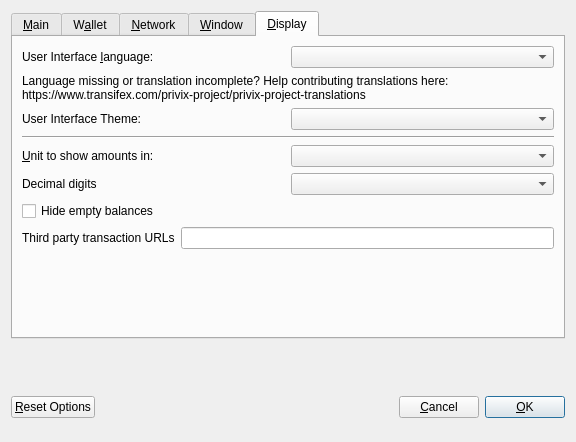
<?xml version="1.0" encoding="UTF-8"?>
<ui version="4.0">
 <class>OptionsDialog</class>
 <widget class="QDialog" name="OptionsDialog">
  <property name="geometry">
   <rect>
    <x>0</x>
    <y>0</y>
    <width>576</width>
    <height>442</height>
   </rect>
  </property>
  <property name="windowTitle">
   <string>Options</string>
  </property>
  <property name="modal">
   <bool>true</bool>
  </property>
  <layout class="QVBoxLayout" name="verticalLayout">
   <item>
    <widget class="QTabWidget" name="tabWidget">
     <property name="currentIndex">
      <number>4</number>
     </property>
     <widget class="QWidget" name="tabMain">
      <attribute name="title">
       <string>&amp;Main</string>
      </attribute>
      <layout class="QVBoxLayout" name="verticalLayout_Main">
       <item>
        <widget class="QCheckBox" name="bitcoinAtStartup">
         <property name="toolTip">
          <string>Automatically start Privix after logging in to the system.</string>
         </property>
         <property name="text">
          <string>&amp;Start Privix on system login</string>
         </property>
        </widget>
       </item>
       <item>
        <layout class="QHBoxLayout" name="horizontalLayout_2_Main">
         <item>
          <widget class="QLabel" name="databaseCacheLabel">
           <property name="text">
            <string>Size of &amp;database cache</string>
           </property>
           <property name="textFormat">
            <enum>Qt::PlainText</enum>
           </property>
           <property name="buddy">
            <cstring>databaseCache</cstring>
           </property>
          </widget>
         </item>
         <item>
          <widget class="QSpinBox" name="databaseCache"/>
         </item>
         <item>
          <widget class="QLabel" name="databaseCacheUnitLabel">
           <property name="text">
            <string>MB</string>
           </property>
           <property name="textFormat">
            <enum>Qt::PlainText</enum>
           </property>
          </widget>
         </item>
         <item>
          <spacer name="horizontalSpacer_2_Main">
           <property name="orientation">
            <enum>Qt::Horizontal</enum>
           </property>
           <property name="sizeHint" stdset="0">
            <size>
             <width>40</width>
             <height>20</height>
            </size>
           </property>
          </spacer>
         </item>
        </layout>
       </item>
       <item>
        <layout class="QHBoxLayout" name="horizontalLayout_3_Main">
         <item>
          <widget class="QLabel" name="threadsScriptVerifLabel">
           <property name="text">
            <string>Number of script &amp;verification threads</string>
           </property>
           <property name="textFormat">
            <enum>Qt::PlainText</enum>
           </property>
           <property name="buddy">
            <cstring>threadsScriptVerif</cstring>
           </property>
          </widget>
         </item>
         <item>
          <widget class="QSpinBox" name="threadsScriptVerif">
           <property name="toolTip">
            <string>(0 = auto, &lt;0 = leave that many cores free)</string>
           </property>
          </widget>
         </item>
         <item>
          <spacer name="horizontalSpacer_3_Main">
           <property name="orientation">
            <enum>Qt::Horizontal</enum>
           </property>
           <property name="sizeHint" stdset="0">
            <size>
             <width>40</width>
             <height>20</height>
            </size>
           </property>
          </spacer>
         </item>
        </layout>
       </item>
       <item>
        <spacer name="verticalSpacer_2">
         <property name="orientation">
          <enum>Qt::Vertical</enum>
         </property>
         <property name="sizeHint" stdset="0">
          <size>
           <width>20</width>
           <height>40</height>
          </size>
         </property>
        </spacer>
       </item>
       <item>
        <layout class="QHBoxLayout" name="horizontalLayout_3"/>
       </item>
      </layout>
     </widget>
     <widget class="QWidget" name="tabWallet">
      <attribute name="title">
       <string>W&amp;allet</string>
      </attribute>
      <layout class="QVBoxLayout" name="verticalLayout_Wallet">
       <item>
        <layout class="QHBoxLayout" name="horizontalLayout_2_Wallet">
         <item>
          <widget class="QLabel" name="labelStakeSplitThresholdText">
           <property name="text">
            <string>Stake split threshold:</string>
           </property>
          </widget>
         </item>
         <item>
          <widget class="QSpinBox" name="spinBoxStakeSplitThreshold">
           <property name="minimum">
            <number>1</number>
           </property>
           <property name="maximum">
            <number>999999</number>
           </property>
          </widget>
         </item>
        </layout>
       </item>
       <item>
        <widget class="QGroupBox" name="groupBox">
         <property name="title">
          <string>Expert</string>
         </property>
         <layout class="QVBoxLayout" name="verticalLayout_2">
          <item>
           <widget class="QCheckBox" name="coinControlFeatures">
            <property name="toolTip">
             <string>Whether to show coin control features or not.</string>
            </property>
            <property name="text">
             <string>Enable coin &amp;control features</string>
            </property>
           </widget>
          </item>
          <item>
           <widget class="QCheckBox" name="showMasternodesTab">
            <property name="toolTip">
             <string>Show additional tab listing all your masternodes in first sub-tab&lt;br/&gt;and all masternodes on the network in second sub-tab.</string>
            </property>
            <property name="text">
             <string>Show Masternodes Tab</string>
            </property>
           </widget>
          </item>
          <item>
           <widget class="QCheckBox" name="spendZeroConfChange">
            <property name="toolTip">
             <string>If you disable the spending of unconfirmed change, the change from a transaction&lt;br/&gt;cannot be used until that transaction has at least one confirmation.&lt;br/&gt;This also affects how your balance is computed.</string>
            </property>
            <property name="text">
             <string>&amp;Spend unconfirmed change</string>
            </property>
           </widget>
          </item>
         </layout>
        </widget>
       </item>
       <item>
        <spacer name="verticalSpacer_Wallet">
         <property name="orientation">
          <enum>Qt::Vertical</enum>
         </property>
         <property name="sizeHint" stdset="0">
          <size>
           <width>20</width>
           <height>40</height>
          </size>
         </property>
        </spacer>
       </item>
      </layout>
     </widget>
     <widget class="QWidget" name="tabNetwork">
      <attribute name="title">
       <string>&amp;Network</string>
      </attribute>
      <layout class="QVBoxLayout" name="verticalLayout_Network">
       <item>
        <widget class="QCheckBox" name="mapPortUpnp">
         <property name="toolTip">
          <string>Automatically open the Privix client port on the router. This only works when your router supports UPnP and it is enabled.</string>
         </property>
         <property name="text">
          <string>Map port using &amp;UPnP</string>
         </property>
        </widget>
       </item>
       <item>
        <widget class="QCheckBox" name="allowIncoming">
         <property name="toolTip">
          <string>Accept connections from outside</string>
         </property>
         <property name="text">
          <string>Allow incoming connections</string>
         </property>
        </widget>
       </item>
       <item>
        <widget class="QCheckBox" name="connectSocks">
         <property name="toolTip">
          <string>Connect to the Privix network through a SOCKS5 proxy.</string>
         </property>
         <property name="text">
          <string>&amp;Connect through SOCKS5 proxy (default proxy):</string>
         </property>
        </widget>
       </item>
       <item>
        <layout class="QHBoxLayout" name="horizontalLayout_1_Network">
         <item>
          <widget class="QLabel" name="proxyIpLabel">
           <property name="text">
            <string>Proxy &amp;IP:</string>
           </property>
           <property name="textFormat">
            <enum>Qt::PlainText</enum>
           </property>
           <property name="buddy">
            <cstring>proxyIp</cstring>
           </property>
          </widget>
         </item>
         <item>
          <widget class="QValidatedLineEdit" name="proxyIp">
           <property name="minimumSize">
            <size>
             <width>140</width>
             <height>0</height>
            </size>
           </property>
           <property name="maximumSize">
            <size>
             <width>140</width>
             <height>16777215</height>
            </size>
           </property>
           <property name="toolTip">
            <string>IP address of the proxy (e.g. IPv4: 127.0.0.1 / IPv6: ::1)</string>
           </property>
          </widget>
         </item>
         <item>
          <widget class="QLabel" name="proxyPortLabel">
           <property name="text">
            <string>&amp;Port:</string>
           </property>
           <property name="textFormat">
            <enum>Qt::PlainText</enum>
           </property>
           <property name="buddy">
            <cstring>proxyPort</cstring>
           </property>
          </widget>
         </item>
         <item>
          <widget class="QLineEdit" name="proxyPort">
           <property name="minimumSize">
            <size>
             <width>75</width>
             <height>0</height>
            </size>
           </property>
           <property name="maximumSize">
            <size>
             <width>55</width>
             <height>16777215</height>
            </size>
           </property>
           <property name="toolTip">
            <string>Port of the proxy (e.g. 9050)</string>
           </property>
          </widget>
         </item>
         <item>
          <spacer name="horizontalSpacer_1_Network">
           <property name="orientation">
            <enum>Qt::Horizontal</enum>
           </property>
           <property name="sizeHint" stdset="0">
            <size>
             <width>40</width>
             <height>20</height>
            </size>
           </property>
          </spacer>
         </item>
        </layout>
       </item>
       <item>
        <spacer name="verticalSpacer_Network">
         <property name="orientation">
          <enum>Qt::Vertical</enum>
         </property>
         <property name="sizeHint" stdset="0">
          <size>
           <width>20</width>
           <height>40</height>
          </size>
         </property>
        </spacer>
       </item>
      </layout>
     </widget>
     <widget class="QWidget" name="tabWindow">
      <attribute name="title">
       <string>&amp;Window</string>
      </attribute>
      <layout class="QVBoxLayout" name="verticalLayout_Window">
       <item>
        <widget class="QCheckBox" name="minimizeToTray">
         <property name="toolTip">
          <string>Show only a tray icon after minimizing the window.</string>
         </property>
         <property name="text">
          <string>&amp;Minimize to the tray instead of the taskbar</string>
         </property>
        </widget>
       </item>
       <item>
        <widget class="QCheckBox" name="minimizeOnClose">
         <property name="toolTip">
          <string>Minimize instead of exit the application when the window is closed. When this option is enabled, the application will be closed only after selecting Quit in the menu.</string>
         </property>
         <property name="text">
          <string>M&amp;inimize on close</string>
         </property>
        </widget>
       </item>
       <item>
        <spacer name="verticalSpacer_Window">
         <property name="orientation">
          <enum>Qt::Vertical</enum>
         </property>
         <property name="sizeHint" stdset="0">
          <size>
           <width>20</width>
           <height>40</height>
          </size>
         </property>
        </spacer>
       </item>
      </layout>
     </widget>
     <widget class="QWidget" name="tabDisplay">
      <attribute name="title">
       <string>&amp;Display</string>
      </attribute>
      <layout class="QVBoxLayout" name="verticalLayout_Display">
       <item>
        <layout class="QHBoxLayout" name="horizontalLayout_1_Display">
         <item>
          <widget class="QLabel" name="langLabel">
           <property name="text">
            <string>User Interface &amp;language:</string>
           </property>
           <property name="textFormat">
            <enum>Qt::PlainText</enum>
           </property>
           <property name="buddy">
            <cstring>lang</cstring>
           </property>
          </widget>
         </item>
         <item>
          <widget class="QValueComboBox" name="lang">
           <property name="toolTip">
            <string>The user interface language can be set here. This setting will take effect after restarting Privix.</string>
           </property>
          </widget>
         </item>
        </layout>
       </item>
       <item>
        <widget class="QLabel" name="label_3">
         <property name="toolTip">
          <string notr="true"/>
         </property>
         <property name="statusTip">
          <string notr="true"/>
         </property>
         <property name="whatsThis">
          <string notr="true"/>
         </property>
         <property name="accessibleName">
          <string notr="true"/>
         </property>
         <property name="text">
          <string>Language missing or translation incomplete? Help contributing translations here:
https://www.transifex.com/privix-project/privix-project-translations</string>
         </property>
         <property name="wordWrap">
          <bool>true</bool>
         </property>
         <property name="openExternalLinks">
          <bool>true</bool>
         </property>
         <property name="textInteractionFlags">
          <set>Qt::TextBrowserInteraction</set>
         </property>
        </widget>
       </item>
       <item>
        <layout class="QHBoxLayout" name="horizontalLayout_4_Display" stretch="0,0">
         <item>
          <widget class="QLabel" name="themeLabel">
           <property name="text">
            <string>User Interface Theme:</string>
           </property>
          </widget>
         </item>
         <item>
          <widget class="QValueComboBox" name="theme"/>
         </item>
        </layout>
       </item>
       <item>
        <widget class="Line" name="line">
         <property name="orientation">
          <enum>Qt::Horizontal</enum>
         </property>
        </widget>
       </item>
       <item>
        <layout class="QHBoxLayout" name="horizontalLayout_2_Display">
         <item>
          <widget class="QLabel" name="unitLabel">
           <property name="text">
            <string>&amp;Unit to show amounts in:</string>
           </property>
           <property name="textFormat">
            <enum>Qt::PlainText</enum>
           </property>
           <property name="buddy">
            <cstring>unit</cstring>
           </property>
          </widget>
         </item>
         <item>
          <widget class="QValueComboBox" name="unit">
           <property name="toolTip">
            <string>Choose the default subdivision unit to show in the interface and when sending coins.</string>
           </property>
          </widget>
         </item>
        </layout>
       </item>
       <item>
        <layout class="QHBoxLayout" name="horizontalLayout_5_Display">
         <item>
          <widget class="QLabel" name="digitsLabel">
           <property name="text">
            <string>Decimal digits</string>
           </property>
          </widget>
         </item>
         <item>
          <widget class="QValueComboBox" name="digits"/>
         </item>
        </layout>
       </item>
       <item>
        <widget class="QCheckBox" name="checkBoxHideZeroBalances">
         <property name="toolTip">
          <string>Hide empty balances</string>
         </property>
         <property name="layoutDirection">
          <enum>Qt::LeftToRight</enum>
         </property>
         <property name="text">
          <string>Hide empty balances</string>
         </property>
        </widget>
       </item>
       <item>
        <layout class="QHBoxLayout" name="horizontalLayout_3_Display">
         <item>
          <widget class="QLabel" name="thirdPartyTxUrlsLabel">
           <property name="toolTip">
            <string>Third party URLs (e.g. a block explorer) that appear in the transactions tab as context menu items. %s in the URL is replaced by transaction hash. Multiple URLs are separated by vertical bar |.</string>
           </property>
           <property name="text">
            <string>Third party transaction URLs</string>
           </property>
           <property name="buddy">
            <cstring>thirdPartyTxUrls</cstring>
           </property>
          </widget>
         </item>
         <item>
          <widget class="QLineEdit" name="thirdPartyTxUrls">
           <property name="toolTip">
            <string>Third party URLs (e.g. a block explorer) that appear in the transactions tab as context menu items. %s in the URL is replaced by transaction hash. Multiple URLs are separated by vertical bar |.</string>
           </property>
          </widget>
         </item>
        </layout>
       </item>
       <item>
        <spacer name="verticalSpacer">
         <property name="orientation">
          <enum>Qt::Vertical</enum>
         </property>
         <property name="sizeHint" stdset="0">
          <size>
           <width>20</width>
           <height>40</height>
          </size>
         </property>
        </spacer>
       </item>
      </layout>
     </widget>
    </widget>
   </item>
   <item>
    <widget class="QFrame" name="frame">
     <layout class="QVBoxLayout" name="verticalLayout_Bottom">
      <item>
       <widget class="QLabel" name="overriddenByCommandLineLabel">
        <property name="text">
         <string/>
        </property>
        <property name="textFormat">
         <enum>Qt::PlainText</enum>
        </property>
        <property name="wordWrap">
         <bool>true</bool>
        </property>
       </widget>
      </item>
     </layout>
    </widget>
   </item>
   <item>
    <layout class="QHBoxLayout" name="horizontalLayout_Buttons">
     <item>
      <widget class="QPushButton" name="resetButton">
       <property name="toolTip">
        <string>Reset all client options to default.</string>
       </property>
       <property name="text">
        <string>&amp;Reset Options</string>
       </property>
       <property name="autoDefault">
        <bool>false</bool>
       </property>
      </widget>
     </item>
     <item>
      <spacer name="horizontalSpacer_1">
       <property name="orientation">
        <enum>Qt::Horizontal</enum>
       </property>
       <property name="sizeHint" stdset="0">
        <size>
         <width>40</width>
         <height>48</height>
        </size>
       </property>
      </spacer>
     </item>
     <item>
      <widget class="QLabel" name="statusLabel">
       <property name="minimumSize">
        <size>
         <width>200</width>
         <height>0</height>
        </size>
       </property>
       <property name="font">
        <font>
         <weight>75</weight>
         <bold>true</bold>
        </font>
       </property>
       <property name="text">
        <string/>
       </property>
       <property name="textFormat">
        <enum>Qt::PlainText</enum>
       </property>
       <property name="wordWrap">
        <bool>true</bool>
       </property>
      </widget>
     </item>
     <item>
      <spacer name="horizontalSpacer_2">
       <property name="orientation">
        <enum>Qt::Horizontal</enum>
       </property>
       <property name="sizeHint" stdset="0">
        <size>
         <width>40</width>
         <height>48</height>
        </size>
       </property>
      </spacer>
     </item>
     <item>
      <widget class="QPushButton" name="cancelButton">
       <property name="text">
        <string>&amp;Cancel</string>
       </property>
       <property name="autoDefault">
        <bool>false</bool>
       </property>
      </widget>
     </item>
     <item>
      <widget class="QPushButton" name="okButton">
       <property name="text">
        <string>&amp;OK</string>
       </property>
       <property name="autoDefault">
        <bool>false</bool>
       </property>
       <property name="default">
        <bool>true</bool>
       </property>
      </widget>
     </item>
    </layout>
   </item>
  </layout>
 </widget>
 <customwidgets>
  <customwidget>
   <class>QValidatedLineEdit</class>
   <extends>QLineEdit</extends>
   <header>qvalidatedlineedit.h</header>
  </customwidget>
  <customwidget>
   <class>QValueComboBox</class>
   <extends>QComboBox</extends>
   <header>qvaluecombobox.h</header>
  </customwidget>
 </customwidgets>
 <resources/>
 <connections/>
</ui>
